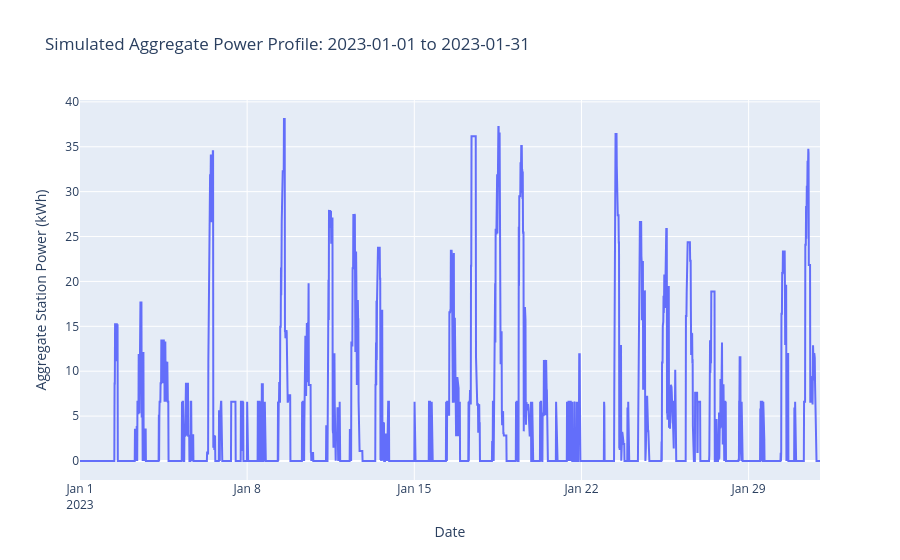

The code cell stored with this chart in its notebook:
### Markdown cell above
Run the simulation

### Code cell
sessions_file = Path(__name__).resolve().parents[1] / "data" / "Sessions3.csv"
sessions_df = pd.read_csv(sessions_file)
sessions_df = sessions_df.sort_values(by="startChargeTime")

# Create output folder for this simulation
current_time = datetime.datetime.now()
time_str = current_time.strftime("%Y-%m-%d_%H-%M-%S")
folder_path = f"results/{scenario}/{time_str}"
os.makedirs(folder_path, exist_ok=True)

for month in months:
    # function to filter data in the same way for each scenario
    test_df = filter_data(sessions_df, month, year, "all_scheduled")

    # function to run a scenario (returns a child of BaselineSimulator)
    sim = get_simulator(test_df, scenario, verbose=False)

    # Run simulation and save results and append to the summary
    results_file_name = f"{folder_path}/{month}_{year}_{scenario}.csv"
    summary_file_name = f"{folder_path}/summary.csv"
    aggregate_power_profile_file_name = f"{folder_path}/aggregate_power_profile.csv"
    session_results = generate_session_results(
        sim,
        month,
        results_file_name,
        summary_file_name,
        aggregate_power_profile_file_name,
        visualize=True,
        verbose=False,
    )

### Figure 1 — Plotly figure (JSON) as saved in the notebook; plotly's stock layout.template omitted (floating-point values rounded to 4 significant figures; data arrays with more than 128 entries replaced by an {"elided": "..."} marker saying what was removed)
{"data": [{"mode": "lines", "name": "Power Profile", "type": "scatter", "x": {"elided": "2976 str values"}, "y": {"elided": "2976 float values"}}], "layout": {"title": {"text": "Simulated Aggregate Power Profile: 2023-01-01 to 2023-01-31"}, "xaxis": {"title": {"text": "Date"}}, "yaxis": {"title": {"text": "Aggregate Station Power (kWh)"}}}}
